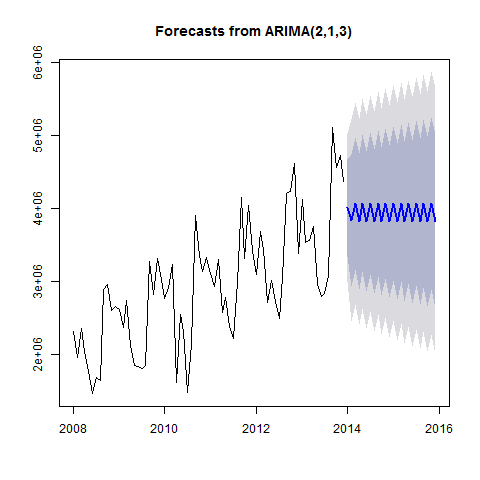

Here is the R script that generated this plot:
#Creates Model_ARIMA_11 plot

png("Plots/Model_ARIMA_11_plot.png")
plot(forecast(Model_ARIMA_11))
dev.off()